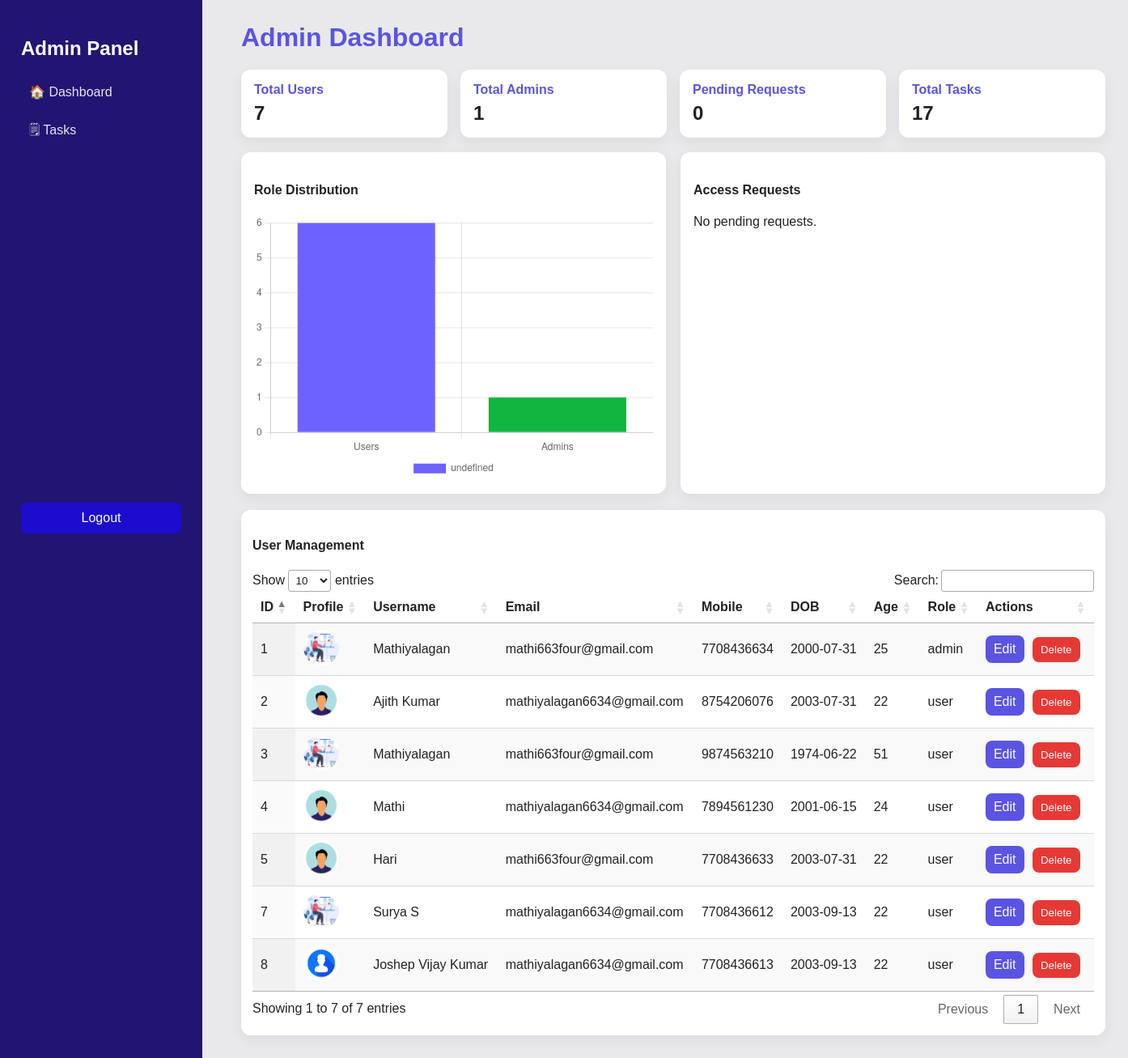
The app's page /admin/dashboard (signed in), older data.
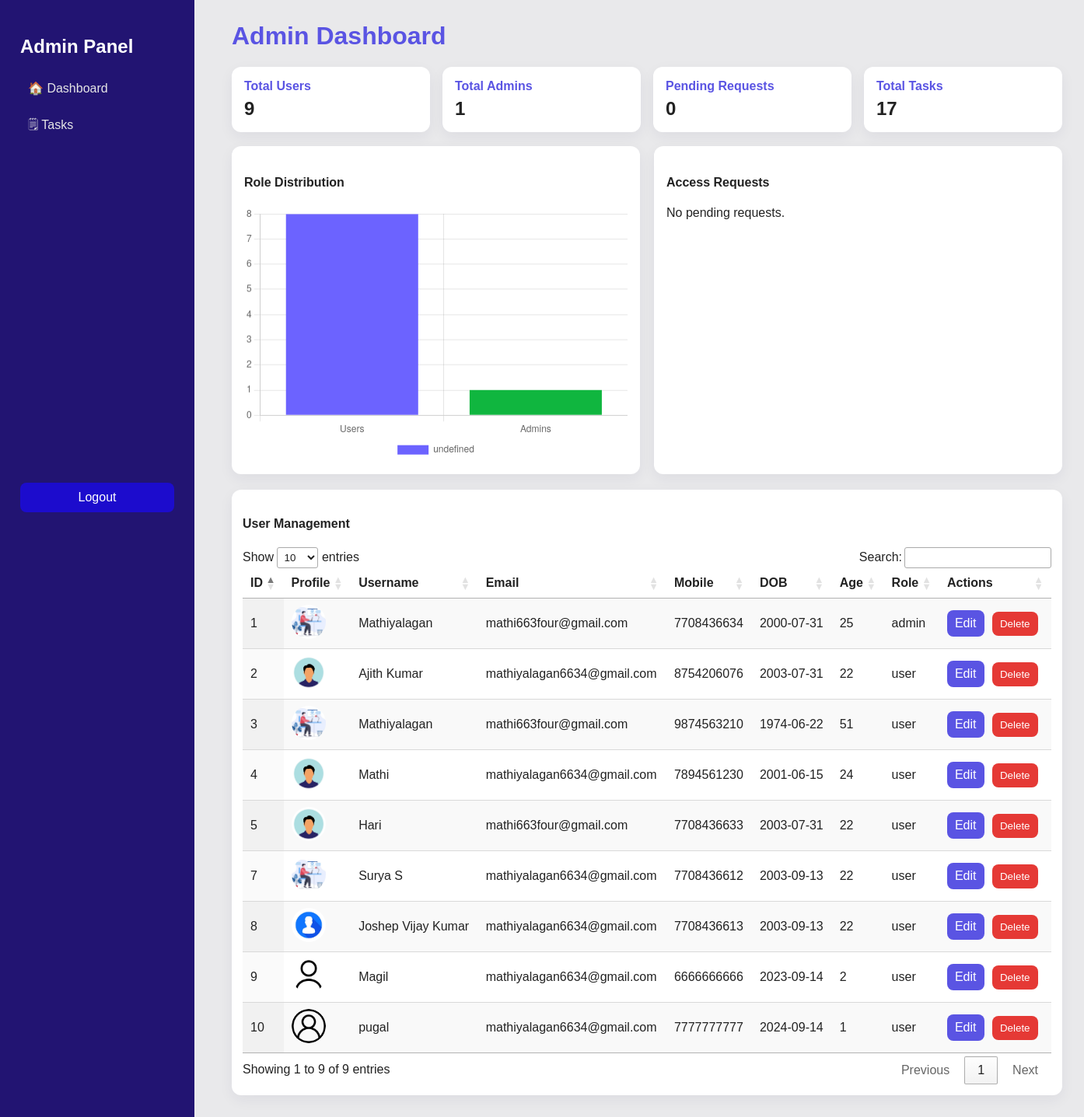
The same page, newer data.
### tables this page shows
CREATE TABLE users (
            id INTEGER PRIMARY KEY AUTOINCREMENT,
            username TEXT,
            email TEXT,
            mobile TEXT UNIQUE,
            password TEXT,
            date_of_birth TEXT,
            profile_pic TEXT,
            role TEXT DEFAULT 'user'
        );

### app.py (the view)
@app.route('/admin/dashboard')
def admin_dashboard():
    if 'user_id' not in session:
        return redirect(url_for('login'))
    if session.get('role') != 'admin':
        return redirect(url_for('dashboard'))
    db = get_db()
    users = db.execute("SELECT * FROM users").fetchall()
    requests = db.execute("SELECT * FROM permissions_requests WHERE status='pending'").fetchall()
    tasks = db.execute("SELECT * FROM tasks").fetchall()  # ✅ Fetch all tasks
    return render_template("admin.html", users=users, requests=requests, tasks=tasks)

### app.py (called while the page is built)
def get_db():
    if "db" not in g:
        g.db = sqlite3.connect(DB_PATH, detect_types=sqlite3.PARSE_DECLTYPES|sqlite3.PARSE_COLNAMES)
        g.db.row_factory = sqlite3.Row
    return g.db

### templates/admin.html (shortened to what this page needs)
<!DOCTYPE html>
<html lang="en">
<head>
<link rel="stylesheet" href="https://cdn.datatables.net/1.13.4/css/jquery.dataTables.min.css"/>
<link rel="stylesheet" href="https://cdn.datatables.net/responsive/2.4.1/css/responsive.dataTables.min.css"/>
</head>
<body>
<div class="app">
  <aside class="sidebar">
    <h2>Admin Panel</h2>
    <nav>
      <a href="{{ url_for('admin_dashboard') }}">🏠 Dashboard</a>
      <a href="{{ url_for('admin_tasks') }}">🗒 Tasks</a>
      <a href="{{ url_for('login') }}" class="logout">Logout</a>
    </nav>
  </aside>
  <main class="main">
    <h1>Admin Dashboard</h1>
    <section class="cards">
      <div class="card">
        <h4>Total Users</h4>
        <div class="stat">{{ users|length }}</div>
      </div>
      <div class="card">
        <h4>Total Admins</h4>
        <div class="stat">{% set admins = users|selectattr('role','equalto','admin')|list %}{{ admins|length }}</div>
      </div>
      <div class="card">
        <h4>Pending Requests</h4>
        <div class="stat">{{ requests|length }}</div>
      </div>
      <div class="card">
        <h4>Total Tasks</h4>
        <div class="stat">{{ tasks|length }}</div>
      </div>
    </section>
    <div style="display:flex;gap:18px;flex-wrap:wrap;margin-bottom:20px">
      <div style="flex:1;min-width:340px;background:#fff;border-radius:12px;padding:16px;box-shadow:0 6px 18px rgba(33,37,78,0.06)">
        <h4>Role Distribution</h4>
        <canvas id="roleChart" height="200
        "></canvas>
      </div>
      <div style="flex:1;min-width:340px;background:#fff;border-radius:12px;padding:16px;box-shadow:0 6px 18px rgba(33,37,78,0.06)">
        <h4>Access Requests</h4>
        {% if requests %}
          <ul style="padding-left:16px">
            {% for req in requests %}
              <li>{{ req.username }} — <a href="{{ url_for('admin_edit', user_id=req.user_id) }}">Review</a></li>
            {% endfor %}
          </ul>
        {% else %}
          <p>No pending requests.</p>
        {% endif %}
      </div>
    </div>
    <div class="table-card">
      <h4>User Management</h4>
      <table id="userTable" class="display responsive nowrap" style="width:100%">
        <thead>
          <tr><th>ID</th><th>Profile</th><th>Username</th><th>Email</th><th>Mobile</th><th>DOB</th><th>Age</th><th>Role</th><th>Actions</th></tr>
        </thead>
        <tbody>
          {% for u in users %}
          <tr>
            <td>{{ u.id }}</td>
            <td>{% if u.profile_pic %}<img src="/static/uploads/{{ u.profile_pic }}" class="avatar">{% else %}<img src="https://via.placeholder.com/44" class="avatar">{% endif %}</td>
            <td>{{ u.username }}</td>
            <td>{{ u.email }}</td>
            <td>{{ u.mobile }}</td>
            <td class="dob">{{ u.date_of_birth }}</td>
            <td class="age">--</td>
            <td>{{ u.role if 'role' in u.keys() else 'user' }}</td>
            <td class="actions">
              <a href="{{ url_for('admin_edit', user_id=u.id) }}" class="btn">Edit</a>
              <button class="btn danger" onclick="confirmDelete({{ u.id }})">Delete</button>
            </td>
          </tr>
          {% endfor %}
        </tbody>
      </table>
    </div>
  </main>
</div>
<script>
function calculateAge(dob){if(!dob)return"N/A";
const d=new Date(dob);
if(isNaN(d))return"N/A";
const t=new Date();
let a=t.getFullYear()-d.getFullYear();
const m=t.getMonth()-d.getMonth();
if(m<0||(m===0&&t.getDate()<d.getDate()))a--;
  return a}
document.addEventListener('DOMContentLoaded',function(){
  document.querySelectorAll('.dob').forEach(el=>{const dob=el.textContent.trim();el.parentElement.querySelector('.age').textContent=calculateAge(dob)});
  $('#userTable').DataTable({responsive:true,pageLength:10});
  const admins={{ admins|length }};
  const total={{ users|length }};
  const users_count=total-admins;
  new Chart(document.getElementById('roleChart'),{type:'bar',data:{labels:['Users','Admins'],datasets:[{data:[users_count,admins],backgroundColor:['#6c63ff','#10b63f']}]},options:{plugins:{legend:{position:'bottom'}}}});
});
function confirmDelete(id){
  Swal.fire({icon:'warning',title:'Delete?',text:'This cannot be undone',showCancelButton:true,confirmButtonColor:'#e53935'})
    .then(r=>{if(r.isConfirmed)window.location.href='/admin/delete/'+id;});
}
</script>
</body>
</html>

### templates/admin.html (style rules this page uses)
* { box-sizing:border-box; font-family:Poppins,Arial,Helvetica,sans-serif }
body { margin:0;background:#e9e9eb; color:#222 }
.app { display:flex;min-height:100vh }
.sidebar { width:250px; background:rgb(34, 20, 114); color:#fff;padding:26px; position:fixed; top:0; left:0;bottom:0 }
.sidebar nav a { color:#e6e6e6; text-decoration:none; display:block; padding:10px; border-radius:8px; margin:6px 0 }
.sidebar .logout { margin-top:220%; background:#1c0ccd; color:#fff; text-align:center; }
.main { margin-left:270px; padding:28px; flex:1 }
h1 { color:#5a54e3; margin-top:0 }
.cards { display:flex; gap:16px; flex-wrap:wrap; margin-bottom:18px }
.card { background:#fff; border-radius:12px; padding:16px; box-shadow:0 6px 18px rgba(33,37,78,0.06); flex:1; min-width:180px }
.card h4 { margin:0; color:#5a54e3 }
.card .stat { font-size:24px; font-weight:700; margin-top:6px }
.table-card { background:#fff; border-radius:12px; padding:14px; box-shadow:0 6px 18px rgba(33,37,78,0.06) }
.avatar { width:44px; height:44px; border-radius:50%; object-fit:cover }
.actions .btn { display:inline-block; padding:8px 10px; border-radius:8px; background:#5a54e3; color:#fff; text-decoration:none; border:none; cursor:pointer; margin-right:6px }
.actions .btn.danger { background:#e53935 }

Row changes from the older to the newer data that the page shows:
added users: id "9", profile_pic (picture), username "Magil", email "mathiyalagan6634@gmail.com", mobile "6666666666", date_of_birth "2023-09-14", role "user"
added users: id "10", profile_pic (picture), username "pugal", email "mathiyalagan6634@gmail.com", mobile "7777777777", date_of_birth "2024-09-14", role "user"
Text that changed along with them:
{{ users|length }}: "7" → "9"
chart data {{ users|length }}: 7 → 9
text written by a page script: "Show entries Search: Showing 1 to 7 of 7 entries Previous 1 Next" → "Show entries Search: Showing 1 to 9 of 9 entries Previous 1 Next"
